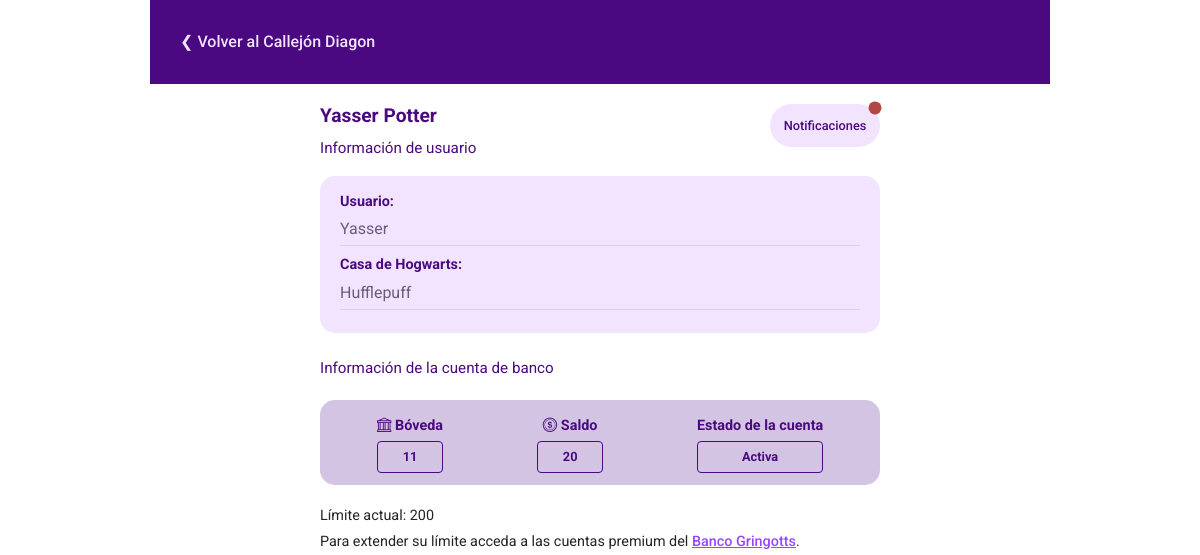
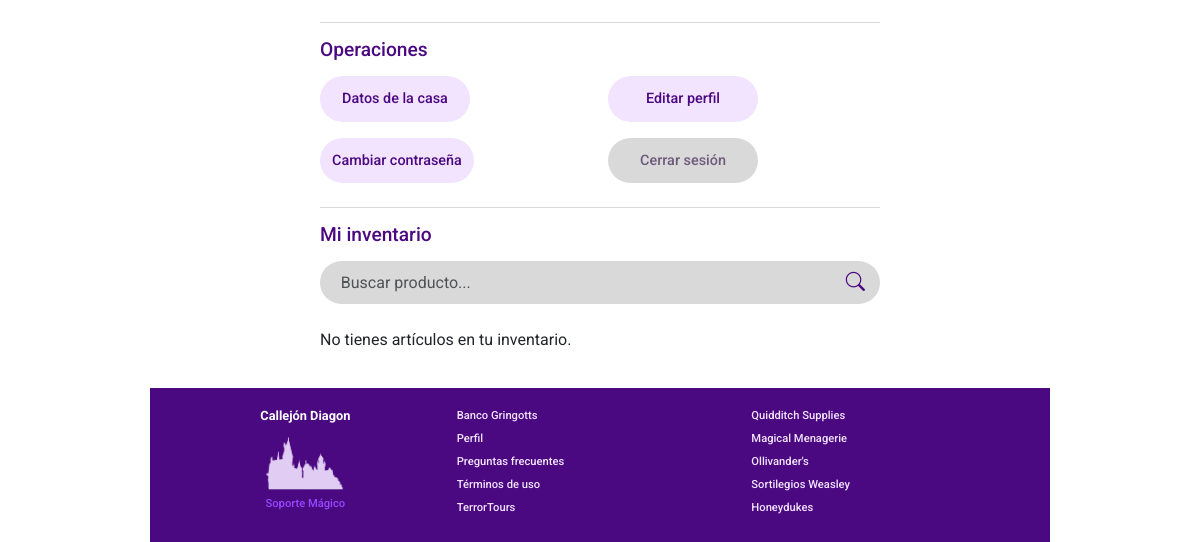
The page /users/profile/ (signed in) on the database as committed earlier (2 pictures, top to bottom).
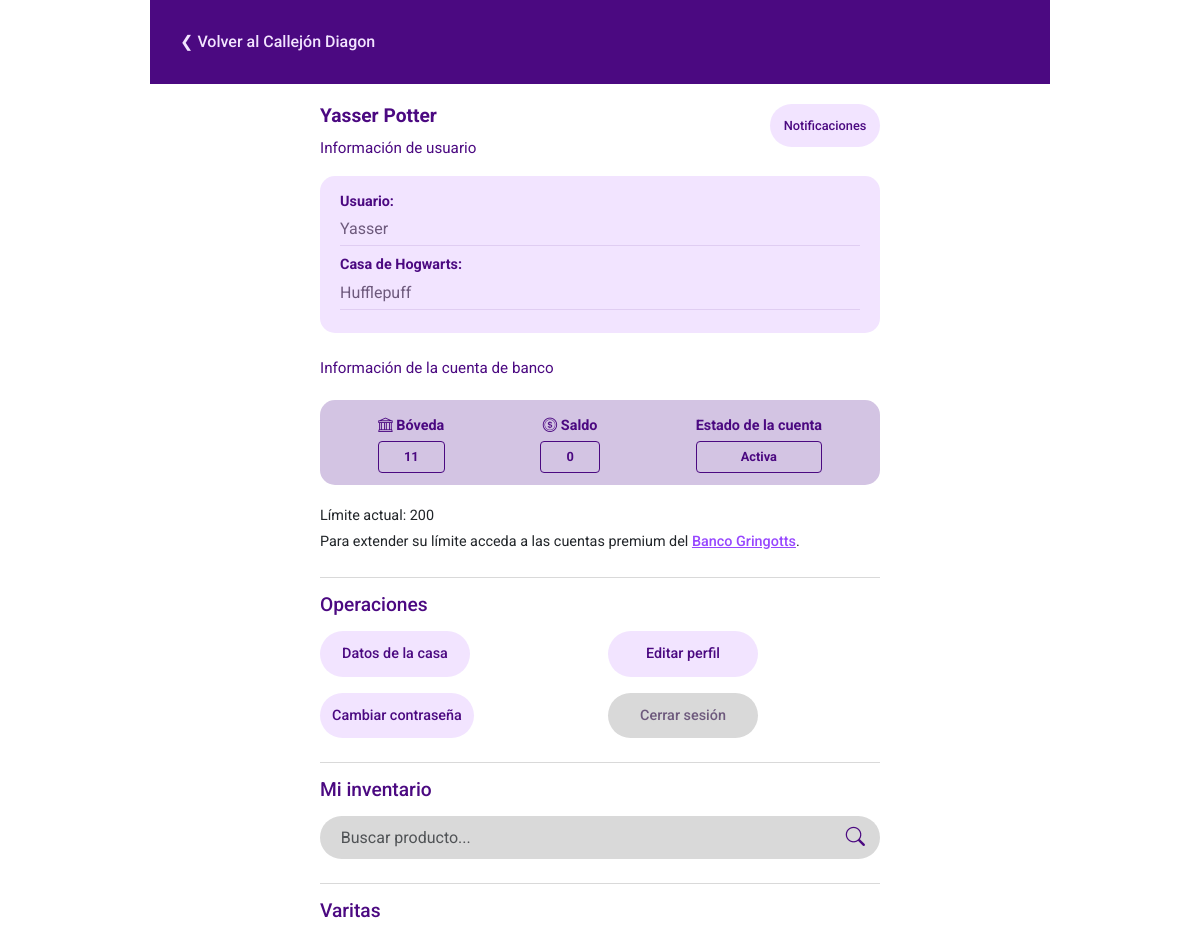
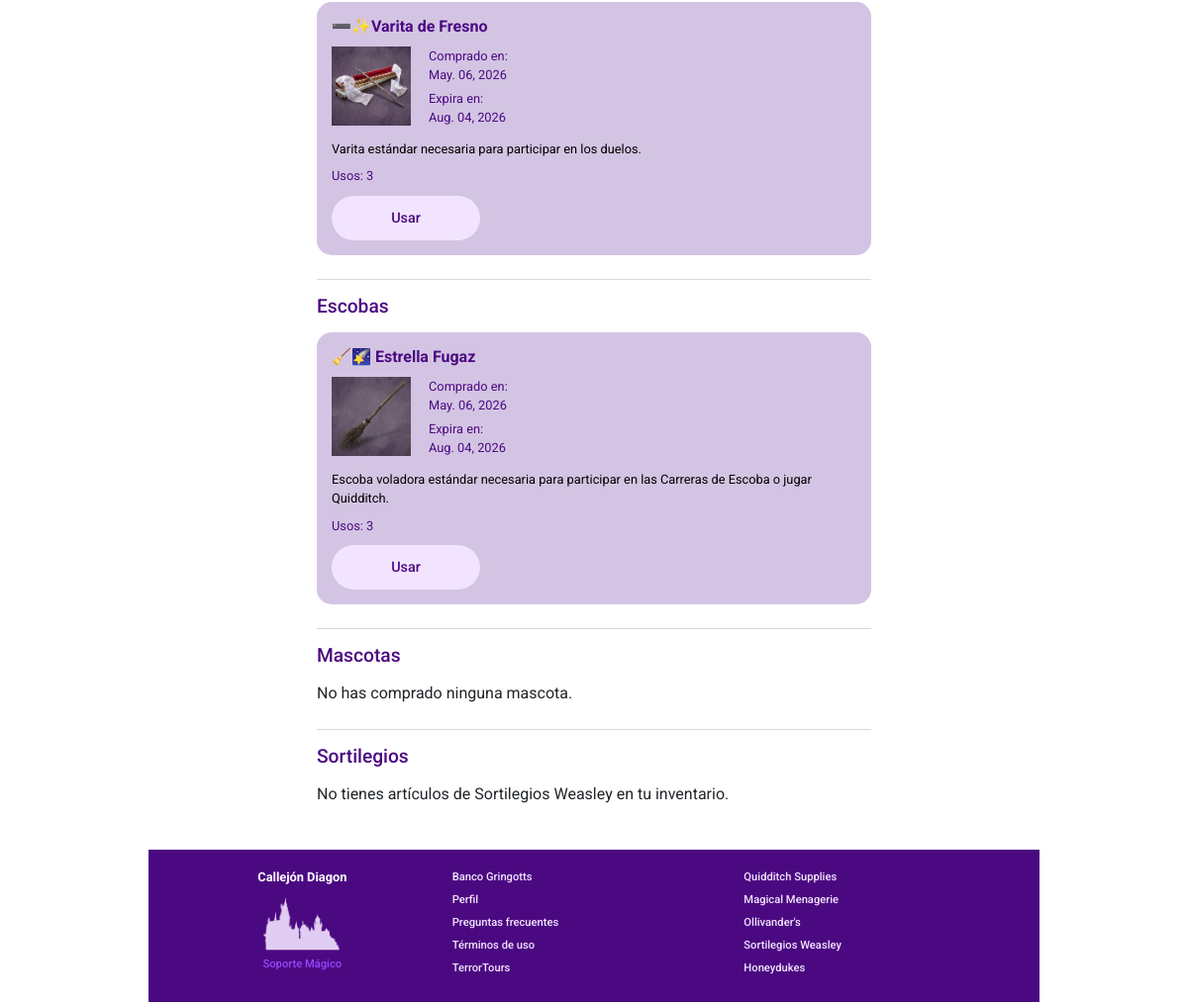
The same page on the database as committed later (2 pictures, top to bottom).
### apps/users/models.py (models this page shows, shortened)
class CustomUser(AbstractUser):
    id = models.PositiveIntegerField(primary_key=True, unique=True)
    first_name = None
    last_name = None
    ROLE_CHOICES = [
        ('admin', 'Administrador'),
        ('student', 'Estudiante'),
        ('banker', 'Banquero'),
        ('shopkeeper', 'Dependiente'),
    ]
    role = models.CharField(choices=ROLE_CHOICES, default='student')
    username = models.CharField(
        max_length=100,
        unique=True
    )
    full_name = models.CharField(max_length=150, unique=True)
    HOUSE_CHOICES = [
        ('gryffindor', 'Gryffindor'),
        ('hufflepuff', 'Hufflepuff'),
        ('ravenclaw', 'Ravenclaw'),
        ('slytherin', 'Slytherin'),
    ]
    house = models.CharField(null=True, blank=True, choices=HOUSE_CHOICES)

### apps/bank/models.py (models this page shows)
class BankAccount(models.Model):
    user = models.OneToOneField(
        CustomUser,
        on_delete=models.CASCADE,
        limit_choices_to={'role': 'student'},
        related_name='bank_account',
        primary_key=True
    )
    balance = models.IntegerField(default=20)
    last_pur_date = models.DateField(null=True, blank=True)
    is_frozen = models.BooleanField(default=False)
    frozen_date = models.DateField(null=True, blank=True)
    ACCOUNT_TYPES = [
        ('standard', 'Standard'),
        ('premium', 'Premium'),
        ('vip', 'VIP'),
    ]
    account_type = models.CharField(choices=ACCOUNT_TYPES, default='standard')
    created_at = models.DateField(auto_now_add=True)
    upgraded_at = models.DateField(null=True, blank=True)
    duration_days = models.PositiveIntegerField(null=True, blank=True)
    weekly_transactions_left = models.PositiveIntegerField(default=1)
    last_trans_date = models.DateField(null=True, blank=True)
    @property
    def current_limit(self):
        if self.account_type == 'vip':
            return None
        return {
            'standard': 200,
            'premium': 400,
        }.get(self.account_type, 200)
    @property
    def premium_ex_date(self):
        if self.account_type == 'premium' and self.upgraded_at and self.duration_days:
            return self.upgraded_at + timedelta(days=self.duration_days)
        return None

### apps/stores/models.py (models this page shows, shortened)
class InventoryItem(models.Model):
    user = models.ForeignKey(
        User, on_delete=models.CASCADE, related_name='inventory_items')
    product = models.ForeignKey(
        'Product', on_delete=models.CASCADE, related_name='inventory_items')
    store = models.ForeignKey(
        'Store', on_delete=models.CASCADE, related_name='inventory_items')
    uses = models.PositiveIntegerField(null=True, blank=True)
    pur_date = models.DateField(auto_now_add=True)
    @property
    def ex_date(self):
        if self.product.duration_days:
            return self.pur_date + timedelta(days=self.product.duration_days)
        return None
    @property
    def is_near_ex(self):
        if not self.ex_date:
            return False
        today = timezone.now().date()
        delta_days = (self.ex_date - today).days
        return 0 <= delta_days <= 3

class Product(models.Model):
    name = models.CharField(max_length=130)
    description = models.TextField()
    price = models.PositiveIntegerField()
    store = models.ForeignKey(
        Store, on_delete=models.CASCADE, related_name='products'
    )
    PRODUCT_TYPES = [
        ('broom', 'Escoba'),
        ('pet', 'Mascota'),
        ('wand', 'Varita'),
        ('wheezes', 'Sortilegios'),
        ('misc', 'Miscelaneos'),
    ]
    product_type = models.CharField(max_length=20, choices=PRODUCT_TYPES, default='misc')
    duration_days = models.PositiveIntegerField(blank=True, null=True)
    uses = models.PositiveIntegerField(null=True, blank=True)
    stackable = models.BooleanField(default=False)
    @property
    def image_url(self):
        return static(f"imgs/products/{self.id}.png")

### apps/users/views.py (the view, shortened to what this page needs)
# urls.py: path('profile/', views.profile_view, name='profile'),
@login_required
def profile_view(request):
    user = request.user
    bank_account = get_object_or_404(BankAccount, user_id=user.id)
    notifications = Notification.objects.filter(user=user, read=False).exists()
    wands = InventoryItem.objects.select_related('product').filter(
        user_id=user.id, product__product_type='wand')
    brooms = InventoryItem.objects.select_related('product').filter(
        user_id=user.id, product__product_type='broom')
    pets = InventoryItem.objects.select_related('product').filter(
        user_id=user.id, product__product_type='pet')
    wheezes = InventoryItem.objects.select_related('product').filter(
        user_id=user.id, product__product_type='wheezes')
    query = request.GET.get("q")
    if query:
        wands = wands.filter(product__name__icontains=query)
        brooms = brooms.filter(product__name__icontains=query)
        pets = pets.filter(product__name__icontains=query)
        wheezes = wheezes.filter(product__name__icontains=query)
    usage_message = None
    pending_loans = Loan.objects.filter(
        user=user, approved=True, state='pending').exists()
    context = {
        'user': user,
        'account': bank_account,
        'notifications': notifications,
        'wands': wands,
        'brooms': brooms,
        'pets': pets,
        'wheezes': wheezes,
        'query': query,
        'usage_message': usage_message,
        'pending_loans': pending_loans,
    }
    return render(request, 'profile/profile.html', context)

### apps/users/templates/profile/profile.html (shortened to what this page needs)
{% extends 'base.html' %}
{% load static %}
{% block head %}
<link rel="stylesheet" href="{% static 'css/profile.css' %}">
{% endblock %}
{% block body %}
{% include "components/nav.html" with url_link='home' url_name="Callejón Diagon" %}
<main class="profile-container">
    <div class="d-flex justify-content-between align-items-start mb-3">
        <div class="user-header">
            <h2 class="main-title">{{ user.full_name }}</h2>
            <p class="subtitle">Información de usuario</p>
        </div>
        <button type="button" class="btn btn-primary btn-not position-relative" data-bs-toggle="modal"
            data-bs-target="#notificationsModal">
            Notificaciones
            {% if notifications %}
            <span class="nots">
            </span>
            {% endif %}
        </button>
    </div>
    <section class="info-card-purple mb-4">
        <div class="info-row">
            <span class="label">Usuario:</span> <span class="value">{{ user.username }}</span>
        </div>
        <div class="info-row">
            <span class="label">Casa de Hogwarts:</span> <span class="value">{{ user.house|title }}</span>
        </div>
    </section>
    <section class="bank-section mb-4">
        <p class="subtitle">Información de la cuenta de banco</p>
        {% include "components/account_card.html" %}
        <div class="bank-info">
            {% if user.bank_account.current_limit %}
            <p class="limit-text mt-2">Límite actual: {{ user.bank_account.current_limit }}</p>
            {% endif %}
            <p class="limit-subtext">Para extender su límite acceda a las cuentas premium del
                <a href="{% url 'bank' %}" class="dark-link">Banco Gringotts</a>.
            </p>
        </div>
    </section>
    <section class="mb-4">
        <h3 class="section-title-purple">Operaciones</h3>
        <div class="row g-3">
            <div class="col-6">
                <button type="button" class="btn btn-primary" data-bs-toggle="modal" data-bs-target="#houseStatsModal">
                    Datos de la casa
                </button>
            </div>
            <div class="col-6"><a href="{% url 'edit_profile' %}" class="btn btn-primary">Editar perfil</a></div>
            <div class="col-6"><a href="{% url 'update_password' %}" class="btn btn-primary">Cambiar
                    contraseña</a></div>
            <div class="col-6">
                <form method="POST" action="{% url 'logout' %}">
                    <button type="button" class="btn btn-secondary" data-message="¿Seguro de que deseas cerrar sesión?"
                        onclick="showConfirm(this)">Cerrar
                        sesión</button>
                </form>
            </div>
        </div>
    </section>
    <section class="inventory-section" id="inventory">
        <h3 class="section-title-purple">Mi inventario</h3>
        <form method="GET" class="search-container mb-4" action="{% url 'profile' %}#inventory">
            <input type="text" name="q" value="{{ query|default_if_none:'' }}"
                class="form-control search-input form-input" placeholder="Buscar producto...">
            <button type="submit" class="search-button">
                <i class="bi bi-search"></i>
            </button>
        </form>
        {% if not wands and not brooms and not pets and not wheezes %}
        <p>No tienes artículos en tu inventario{% if query %} que coincidan con "{{ query }}"{% endif %}.</p>
        {% else %}
        <div class="category-block mb-4">
            <h4 class="category-title">Varitas</h4>
            <div class="inventory-grid d-flex flex-wrap gap-3">
                {% for item in wands %}
                {% include "profile/inventory_section.html" with item=item %}
                {% empty %}
                <p class="empty-text">No tienes varitas en tu inventario{% if query %} que coincidan con "{{ query }}"
                    {%endif %}.</p>
                {% endfor %}
            </div>
        </div>
        <div class="category-block mb-4">
            <h4 class="category-title">Escobas</h4>
            <div class="inventory-grid d-flex flex-wrap gap-3">
                {% for item in brooms %}
                {% include "profile/inventory_section.html" with item=item %}
                {% empty %}
                <p class="empty-text">No tienes escobas en tu inventario{% if query %} que coincidan con "{{ query }}"
                    {% endif %}.</p>
                {% endfor %}
            </div>
        </div>
        <div class="category-block mb-4">
            <h4 class="category-title">Mascotas</h4>
            <div class="inventory-grid d-flex flex-wrap gap-3">
                {% for item in pets %}
                {% include "profile/inventory_section.html" with item=item %}
                {% empty %}
                <p class="empty-text">No has comprado ninguna mascota.
                </p>
                {% endfor %}
            </div>
        </div>
        <div class="category-block mb-4">
            <h4 class="category-title">Sortilegios</h4>
            <div class="inventory-grid d-flex flex-wrap gap-3">
                {% for item in wheezes %}
                {% include "profile/inventory_section.html" with item=item %}
                {% empty %}
                <p class="empty-text">No tienes artículos de Sortilegios Weasley en tu inventario.
                </p>
                {% endfor %}
            </div>
        </div>
        {% endif %}
    </section>
</main>
{% endblock %}
{% block footer %}
{% include "components/footer.html" %}
{% endblock %}

### templates/base.html (shortened to what this page needs)
{% load static %}
{% load class_tag %}
<!DOCTYPE html>
<html lang="es">
<head>
    <link href="https://cdn.jsdelivr.net/npm/bootstrap@5.3.8/dist/css/bootstrap.min.css" rel="stylesheet"
>
    <link rel="stylesheet" href="https://cdn.jsdelivr.net/npm/bootstrap-icons@1.11.3/font/bootstrap-icons.css">
    <link rel="stylesheet" href="{% static 'css/base.css' %}">
    <link rel="stylesheet" href="{% static 'css/components.css' %}">
    <link rel="stylesheet" href="{% static 'css/modal.css' %}">
    {% block head %}
    {% endblock %}
</head>
<body class="content-wrapper {% block body_class %}{% endblock %}">
    {% block body %}
    {% endblock %}
    {% block footer %}
    {% endblock %}
</body>
</html>

### templates/components/nav.html (shortened to what this page needs)
{% load static %}
{% block nav %}
<nav class="back-nav">
    <a href="{% url url_link %}" class="back-link">❮ Volver al {{ url_name }}</a>
</nav>
{% endblock %}

### templates/components/account_card.html (shortened to what this page needs)
<div class="account-card {% if account.is_frozen %}frozen{% endif %}">
    <div class="card-grid">
        <div class="card-item">
            <span class="label"><i class="bi bi-bank"></i> Bóveda</span>
            <div class="value-box">{{ account.pk }}</div>
        </div>
        <div class="card-item">
            <span class="label"><i class="bi bi-coin"></i> Saldo</span>
            <div class="value-box">{{ account.balance }}</div>
        </div>
        <div class="card-item">
            <span class="label">Estado de la cuenta</span>
            <div class="value-box status-text">
                {% if account.is_frozen %}Congelada{% else %}Activa{% endif %}
            </div>
        </div>
    </div>
</div>

### apps/users/templates/profile/inventory_section.html (shortened to what this page needs)
<div class="inventory-card">
    <div class="card-content">
        <h5 class="item-name">{{ item.product.name }}</h5>
        <div class="d-flex gap-2">
            <div class="item-image-placeholder">
                <img src="{{ item.product.image_url }}" alt="Imagen de {{item.product.name}}" />
            </div>
            <div class="item-details">
                <p>Comprado en: <br><span>{{ item.pur_date|date:"M. d, Y" }}</span></p>
                {% if item.ex_date %}
                <p>Expira en: <br>
                    <span class="{% if item.is_near_ex %}text-warning{% endif %}">
                        {{ item.ex_date|date:"M. d, Y"}}
                    </span>
                </p>
                {% endif %}
            </div>
        </div>
        <p class="item-desc">{{ item.product.description }}</p>
        {% if item.uses %}
        <p class="item-uses">Usos: {{ item.uses }}</p>
        <form method="POST" class="mt-auto">
            <button type="button" class="btn btn-primary" data-title="Confirmación de uso"
                data-message="¿Deseas usar el producto {{ item.product.name }} (Esta acción es irreversible)?"
                onclick="showConfirm(this)">
                Usar
            </button>
        </form>
        {% endif %}
    </div>
</div>

### templates/components/footer.html (shortened to what this page needs)
{% load static %}
{% block footer %}
<footer class="main-footer">
    <div class="footer-column brand-column">
        <h2 class="footer-title">Callejón Diagon</h2>
        <img src="{% static 'imgs/Silueta Hogwarts Footer.png' %}" alt="Hogwarts Silhouette" class="footer-logo">
        <a class="dark-link" href="https://chat.whatsapp.com/K56ZjbVffJS0cTabI2xltE?mode=gi_t" target="_blank">Soporte Mágico</a>
    </div>
    <div class="footer-column links-column">
        <a class="light-link" href="{% url 'bank' %}">Banco Gringotts</a>
        <a class="light-link" href="{% url 'profile' %}">Perfil</a>
        <a class="light-link" href="{% url 'faq' %}">Preguntas frecuentes</a>
        <a class="light-link" href="{% url 'terms' %}">Términos de uso</a>
        <a class="light-link" href="https://chat.whatsapp.com/GjAylTHvlB5CLXZp9eanqm?mode=gi_t" target="_blank">TerrorTours</a>
    </div>
    <div class="footer-column links-column">
        <a class="light-link"  href="{% url 'store' store_id=1 %}">Quidditch Supplies</a>
        <a class="light-link"  href="{% url 'store' store_id=2 %}">Magical Menagerie</a>
        <a class="light-link"  href="{% url 'store' store_id=3 %}">Ollivander's</a>
        <a class="light-link"  href="{% url 'store' store_id=4 %}">Sortilegios Weasley</a>
        <a class="light-link"  href="{% url 'store' store_id=5 %}">Honeydukes</a>
    </div>
</footer>
{% endblock %}

Rows that differ between the two databases and show on the page:
changed BankAccount id 11: balance "20" → "0"
added InventoryItem: product.name "➖✨Varita de Fresno", shows a picture, pur_date "May. 06, 2026", ex_date "Aug. 04, 2026", product.description "Varita estándar necesaria para participar en los duelos.", uses "3", shown under "Varitas"
added InventoryItem: product.name "🧹🌠 Estrella Fugaz", shows a picture, pur_date "May. 06, 2026", ex_date "Aug. 04, 2026", product.description "Escoba voladora estándar necesaria para participar en las Carreras de Escoba o jugar Quidditch.", uses "3", shown under "Escobas"
Other text that changed with them:
text no longer shown: "No tienes artículos en tu inventario"
text now shown: "Varitas Escobas Mascotas No has comprado ninguna mascota Sortilegios No tienes artículos de Sortilegios Weasley en tu inventario"
